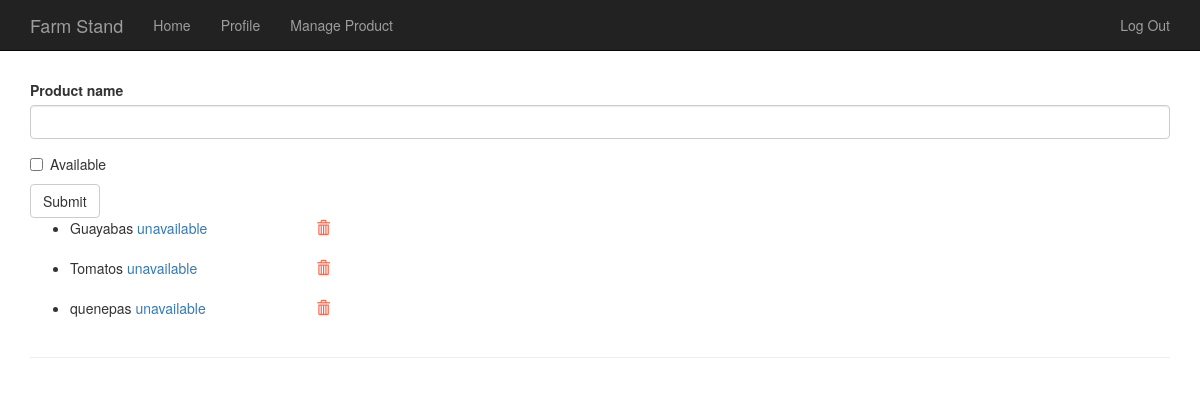
The app's page /manage-product/3 (signed in) with its own data.
### app/models.py (models this page shows, shortened)
class Product(db.Model):
    __tablename__ = 'product'
    id = db.Column(db.Integer, primary_key=True)
    name = db.Column(db.String(64))
    available = db.Column(db.Boolean)
    farmer_id = db.Column(db.Integer, db.ForeignKey('users.id'))

### app/main/views.py (the view)
@main.route('/manage-product/<int:id>', methods=['GET', 'POST'])
@login_required
def manage_product(id):
    form = ProductForm()
    if current_user.can(Permission.ADD_PRODUCT) and \
            form.validate_on_submit():
        product = Product(name=form.name.data, available=form.available.data,
                    farmer=current_user._get_current_object())
        db.session.add(product)
        return redirect(url_for('.manage_product', id=id))
    form.name.data = ''
    products = Product.query.filter_by(farmer_id = id).all()
    return render_template('manage_product.html', form=form, products=products)

### app/main/forms.py
class ProductForm(Form):
    name = StringField('Product name', validators=[Length(0, 64)])
    available = BooleanField('Available')
    submit = SubmitField('Submit')

### app/main/__init__.py (called while the page is built)
@main.app_context_processor
def inject_permissions():
    return dict(Permission=Permission)

### app/models.py (called while the page is built)
@login_manager.user_loader
def load_user(user_id):
    return User.query.get(int(user_id))

    def can(self, permissions):
        return self.role is not None and \
            (self.role.permissions & permissions) == permissions

### app/templates/manage_product.html (shortened to what this page needs)
{% extends "base.html" %}
{% import "bootstrap/wtf.html" as wtf %}
{% block content %}
<div class="container">
  <div class="page-header">
    {% if current_user %}
      {{ wtf.quick_form(form) }}
      <ul class="products" style="width: 300px;">
          {% for product in products %}
            <li>
              {{ product.name }}
                {% if product.available %}
                  <a href="{{ url_for('.update_unavailable', id=product.id) }}">available</a>
                {% else %}
                  <a href="{{ url_for('.update_available', id=product.id) }}">unavailable</a>
                {% endif %}
                  <a href="{{ url_for('.delete_product', id=product.id) }}" class="pull-right" style="color: tomato;"><span class="glyphicon glyphicon-trash" aria-hidden="true"></span></a>
            </li><br>
          {% endfor %}
      </ul>
    {% endif %}
  </div>
</div>
{% endblock %}

### records on screen
Product: name "Guayabas"
Product: name "Tomatos"
Product: name "quenepas"
